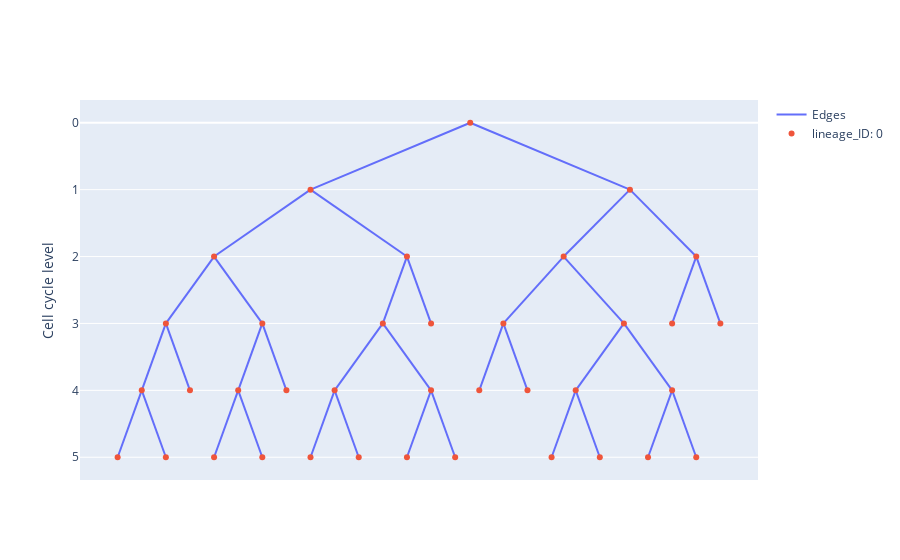

Write notebook code for a chart like this one.
### Code cell
model.get_cycle_lineage_from_ID(0).plot(
    node_hover_props=["cycle_ID", "division_time", "cycle_completeness"]
)

### Figure 1 — Plotly figure (JSON) as saved in the notebook; plotly's stock layout.template omitted (floating-point values rounded to 4 significant figures)
{"data": [{"mode": "lines", "name": "Edges", "text": [], "type": "scatter", "x": [0.6875, 0.1875, null, 0.6875, 1.188, null, -2.812, -3.312, null, -2.812, -2.312, null, -0.8125, -1.312, null, -0.8125, -0.3125, null, 2.188, 1.688, null, 2.188, 2.688, null, -4.812, -4.312, null, -4.812, -5.312, null, 4.188, 3.688, null, 4.188, 4.688, null, -6.812, -6.312, null, -6.812, -7.312, null, 0, 3.312, null, 0, -3.312, null, -3.312, -1.312, null, -3.312, -5.312, null, 3.312, 1.938, null, 3.312, 4.688, null, -5.312, -6.312, null, -5.312, -4.312, null, 1.938, 3.188, null, 1.938, 0.6875, null, -1.312, -0.8125, null, -1.312, -1.812, null, 4.688, 4.188, null, 4.688, 5.188, null, 3.188, 4.188, null, 3.188, 2.188, null, -6.312, -5.812, null, -6.312, -6.812, null, -4.312, -4.812, null, -4.312, -3.812, null, -1.812, -0.8125, null, -1.812, -2.812, null], "y": [3, 4, null, 3, 4, null, 4, 5, null, 4, 5, null, 4, 5, null, 4, 5, null, 4, 5, null, 4, 5, null, 4, 5, null, 4, 5, null, 4, 5, null, 4, 5, null, 4, 5, null, 4, 5, null, 0, 1, null, 0, 1, null, 1, 2, null, 1, 2, null, 1, 2, null, 1, 2, null, 2, 3, null, 2, 3, null, 2, 3, null, 2, 3, null, 2, 3, null, 2, 3, null, 2, 3, null, 2, 3, null, 3, 4, null, 3, 4, null, 3, 4, null, 3, 4, null, 3, 4, null, 3, 4, null, 3, 4, null, 3, 4, null]}, {"hoverinfo": "text", "hovertemplate": "%{text}", "mode": "markers", "name": "lineage_ID: 0", "text": ["cycle_ID: 9230<br>division_time: 7<br>cycle_completeness: True<br>", "cycle_ID: 9356<br>division_time: 3<br>cycle_completeness: True<br>", "cycle_ID: 9438<br>division_time: 4<br>cycle_completeness: True<br>", "cycle_ID: 9464<br>division_time: 6<br>cycle_completeness: True<br>", "cycle_ID: 9483<br>division_time: 4<br>cycle_completeness: True<br>", "cycle_ID: 9492<br>division_time: 6<br>cycle_completeness: True<br>", "cycle_ID: 9498<br>division_time: 4<br>cycle_completeness: True<br>", "cycle_ID: 8993<br>division_time: 0<br>cycle_completeness: False<br>", "cycle_ID: 9019<br>division_time: 6<br>cycle_completeness: True<br>", "cycle_ID: 9020<br>division_time: 6<br>cycle_completeness: True<br>", "cycle_ID: 9051<br>division_time: 5<br>cycle_completeness: True<br>", "cycle_ID: 9052<br>division_time: 5<br>cycle_completeness: True<br>", "cycle_ID: 9106<br>division_time: 6<br>cycle_completeness: True<br>", "cycle_ID: 9108<br>division_time: 6<br>cycle_completeness: True<br>", "cycle_ID: 9156<br>division_time: 4<br>cycle_completeness: True<br>", "cycle_ID: 9194<br>division_time: 6<br>cycle_completeness: True<br>", "cycle_ID: 9195<br>division_time: 6<br>cycle_completeness: True<br>", "cycle_ID: 9206<br>division_time: 5<br>cycle_completeness: True<br>", "cycle_ID: 9375<br>division_time: 1<br>cycle_completeness: False<br>", "cycle_ID: 9382<br>division_time: 10<br>cycle_completeness: False<br>", "cycle_ID: 9384<br>division_time: 10<br>cycle_completeness: False<br>", "cycle_ID: 9389<br>division_time: 1<br>cycle_completeness: False<br>", "cycle_ID: 9390<br>division_time: 4<br>cycle_completeness: False<br>", "cycle_ID: 9395<br>division_time: 10<br>cycle_completeness: False<br>", "cycle_ID: 9398<br>division_time: 1<br>cycle_completeness: False<br>", "cycle_ID: 9402<br>division_time: 1<br>cycle_completeness: False<br>", "cycle_ID: 9416<br>division_time: 1<br>cycle_completeness: False<br>", "cycle_ID: 9440<br>division_time: 2<br>cycle_completeness: False<br>", "cycle_ID: 9444<br>division_time: 2<br>cycle_completeness: False<br>", "cycle_ID: 9446<br>division_time: 4<br>cycle_completeness: False<br>", "cycle_ID: 9448<br>division_time: 1<br>cycle_completeness: False<br>", "cycle_ID: 9449<br>division_time: 1<br>cycle_completeness: False<br>", "cycle_ID: 9463<br>division_time: 5<br>cycle_completeness: False<br>", "cycle_ID: 9465<br>division_time: 1<br>cycle_completeness: False<br>", "cycle_ID: 9470<br>division_time: 5<br>cycle_completeness: False<br>", "cycle_ID: 9476<br>division_time: 1<br>cycle_completeness: False<br>", "cycle_ID: 9480<br>division_time: 1<br>cycle_completeness: False<br>"], "type": "scatter", "x": [0.6875, -2.812, -0.8125, 2.188, -4.812, 4.188, -6.812, 0, -3.312, 3.312, -5.312, 1.938, -1.312, 4.688, 3.188, -6.312, -4.312, -1.812, 1.688, -0.8125, 4.188, -1.312, 0.1875, 5.188, 2.688, -5.312, -7.312, -3.312, -2.312, 1.188, -6.312, -0.3125, -5.812, -4.312, -3.812, 3.688, 4.688], "y": [3, 4, 4, 4, 4, 4, 4, 0, 1, 1, 2, 2, 2, 2, 3, 3, 3, 3, 5, 3, 3, 5, 4, 3, 5, 5, 5, 5, 5, 4, 5, 5, 4, 5, 4, 5, 5]}], "layout": {"hovermode": "closest", "showlegend": true, "title": {}, "xaxis": {"showgrid": false, "showticklabels": false, "zeroline": false}, "yaxis": {"autorange": "reversed", "showgrid": true, "title": {"text": "Cell cycle level"}, "zeroline": true}}}
